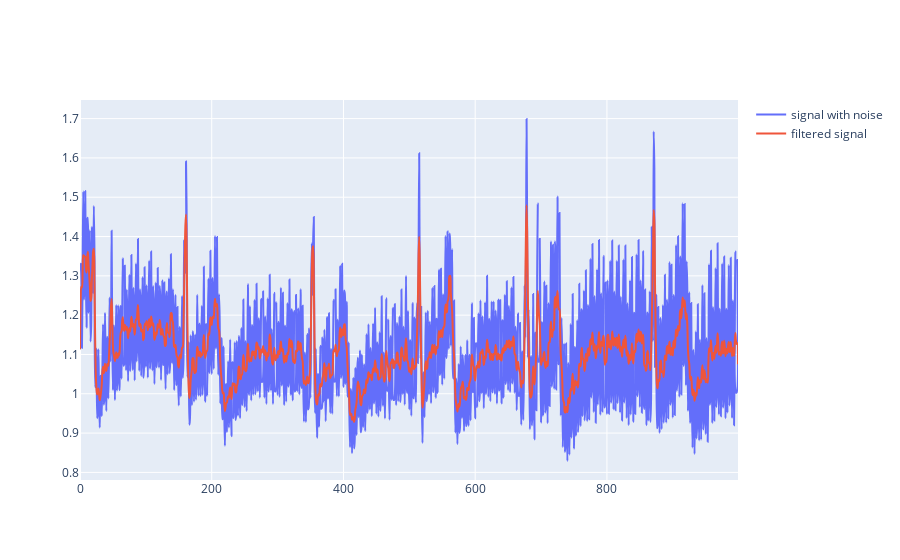

Here is the notebook cell this chart was saved with:
### Code cell
# Filter requirements.
T = 5.0         # Sample Period
fs = 200.0       # sample rate, Hz
cutoff = 40      # desired cutoff frequency of the filter, Hz ,      slightly higher than actual 1.2 Hz
nyq = 0.5 * fs  # Nyquist Frequency
order = 2       # sin wave can be approx represented as quadratic
n = int(T * fs) # total number of samples
data = df['1_1_sit'].to_numpy()
data = data[4000:5000]
filttered = butter_lowpass_filter(data, cutoff, fs, order)
fig = go.Figure()
fig.add_trace(go.Scatter(
            y = data,
            line =  dict(shape =  'spline' ),
            name = 'signal with noise'
            ))
fig.add_trace(go.Scatter(
            y = filttered,
            line =  dict(shape =  'spline' ),
            name = 'filtered signal'
            ))
fig.show()

### Figure 1 — Plotly figure (JSON) as saved in the notebook; plotly's stock layout.template omitted (floating-point values rounded to 4 significant figures; data arrays with more than 128 entries replaced by an {"elided": "..."} marker saying what was removed)
{"data": [{"line": {"shape": "spline"}, "name": "signal with noise", "type": "scatter", "y": {"elided": "1000 float values"}}, {"line": {"shape": "spline"}, "name": "filtered signal", "type": "scatter", "y": {"elided": "1000 float values"}}], "layout": {}}
